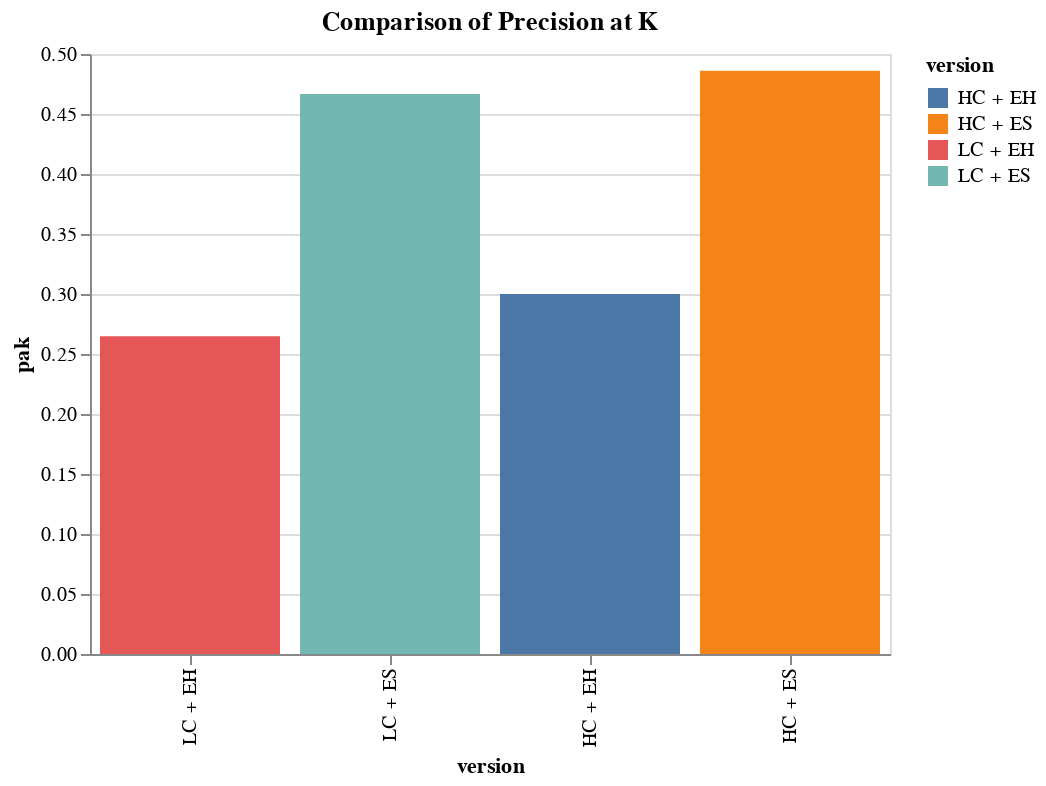

The cell this chart's notebook holds for it:
### Code cell
# Data preparation

precision_data = df.groupby("version")["pak"].mean().reset_index()

# Bar chart
chart = alt.Chart(precision_data).mark_bar().encode(
    x=alt.X("version", sort=["LC + EH", "LC + ES", "HC + EH", "HC + ES"]),
    y="pak",
    color="version",
    tooltip=["version", "pak"]
).properties(
    title="Comparison of Precision at K",
    width=400,
    height=300
)

chart

### Figure 1 — Vega-Lite specification as saved in the notebook (floating-point values rounded to 4 significant figures)
{"config": {"view": {"continuousWidth": 300, "continuousHeight": 300}}, "data": {"name": "data-2f5f4110ce000d3ddaac8e423a4d09c4"}, "mark": {"type": "bar"}, "encoding": {"color": {"field": "version", "type": "nominal"}, "tooltip": [{"field": "version", "type": "nominal"}, {"field": "pak", "type": "quantitative"}], "x": {"field": "version", "sort": ["LC + EH", "LC + ES", "HC + EH", "HC + ES"], "type": "nominal"}, "y": {"field": "pak", "type": "quantitative"}}, "height": 300, "title": "Comparison of Precision at K", "width": 400, "$schema": "https://vega.github.io/schema/vega-lite/v5.8.0.json", "datasets": {"data-2f5f4110ce000d3ddaac8e423a4d09c4": [{"version": "HC + EH", "pak": 0.3}, {"version": "HC + ES", "pak": 0.4861}, {"version": "LC + EH", "pak": 0.2647}, {"version": "LC + ES", "pak": 0.4667}]}}
